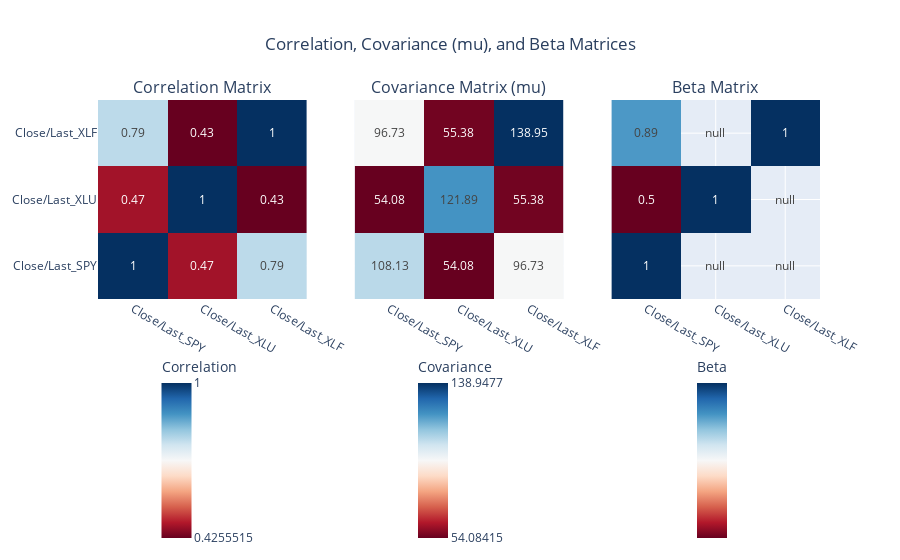

The cell this chart's notebook holds for it:
### Code cell
# Define a conversion factor for covariance (e.g., multiplying by 1e6 for 'mu' units)
covariance_conversion_factor = 1e6  # Adjust this based on what "mu" represents

# Apply conversion factor to covariance matrix
covariance_matrix_mu = covariance_matrix * covariance_conversion_factor

# Store matrices in a dictionary for dynamic plotting
matrices = {
    "Correlation Matrix": correlation_matrix,
    "Covariance Matrix (mu)": covariance_matrix_mu,  # Use converted covariance matrix
    "Beta Matrix": beta_matrix
}

num_matrices = len(matrices)  # Adjust based on how many matrices you have

# Create subplots dynamically
fig = make_subplots(
    rows=1, cols=num_matrices,  
    subplot_titles=list(matrices.keys()),  # Dynamically set titles
    column_widths=[1/num_matrices] * num_matrices,  
    shared_yaxes=True,
    shared_xaxes=True
)

# Adjust x positions for colorbars below each heatmap, adding some spacing
x_positions = np.linspace(0.15, 0.85, num_matrices)  # Spread them evenly from left to right with spacing

# Add each matrix as a heatmap dynamically
for i, (title, matrix) in enumerate(matrices.items(), start=1):
    fig.add_trace(
        go.Heatmap(
            z=matrix.values,
            x=matrix.columns,
            y=matrix.columns,
            colorscale="RdBu",
            colorbar=dict(
                title=title.split()[0],  # Use first word of title (Correlation, Covariance, Beta)
                tickvals=[matrix.values.min(), 0, matrix.values.max()],
                yanchor="top",
                y=-0.25,  # Move colorbar slightly below the heatmap
                x=x_positions[i - 1],  # Align it under each respective heatmap with spacing
                xanchor="center",
                orientation="v"  # Make the colorbar vertical
            ),
            text=matrix.values.round(2),
            texttemplate="%{text}",
            showscale=True,
            hoverinfo="skip"
        ),
        row=1, col=i
    )

# Update layout
fig.update_layout(
    title="Correlation, Covariance (mu), and Beta Matrices",
    height=750,  # Increased height to accommodate vertical legends
    showlegend=False,
    title_x=0.5
)

# Show the interactive heatmap
fig.show()

### Figure 1 — Plotly figure (JSON) as saved in the notebook; plotly's stock layout.template omitted (floating-point values rounded to 4 significant figures)
{"data": [{"colorbar": {"orientation": "v", "tickvals": [0.4256, 0, 1], "title": {"text": "Correlation"}, "x": 0.15, "xanchor": "center", "y": -0.25, "yanchor": "top"}, "colorscale": [[0, "rgb(103,0,31)"], [0.1, "rgb(178,24,43)"], [0.2, "rgb(214,96,77)"], [0.3, "rgb(244,165,130)"], [0.4, "rgb(253,219,199)"], [0.5, "rgb(247,247,247)"], [0.6, "rgb(209,229,240)"], [0.7, "rgb(146,197,222)"], [0.8, "rgb(67,147,195)"], [0.9, "rgb(33,102,172)"], [1, "rgb(5,48,97)"]], "hoverinfo": "skip", "showscale": true, "text": [[1, 0.47, 0.79], [0.47, 1, 0.43], [0.79, 0.43, 1]], "texttemplate": "%{text}", "type": "heatmap", "x": ["Close/Last_SPY", "Close/Last_XLU", "Close/Last_XLF"], "xaxis": "x", "y": ["Close/Last_SPY", "Close/Last_XLU", "Close/Last_XLF"], "yaxis": "y", "z": [[1, 0.4711, 0.7891], [0.4711, 1, 0.4256], [0.7891, 0.4256, 1]]}, {"colorbar": {"orientation": "v", "tickvals": [54.08, 0, 138.9], "title": {"text": "Covariance"}, "x": 0.5, "xanchor": "center", "y": -0.25, "yanchor": "top"}, "colorscale": [[0, "rgb(103,0,31)"], [0.1, "rgb(178,24,43)"], [0.2, "rgb(214,96,77)"], [0.3, "rgb(244,165,130)"], [0.4, "rgb(253,219,199)"], [0.5, "rgb(247,247,247)"], [0.6, "rgb(209,229,240)"], [0.7, "rgb(146,197,222)"], [0.8, "rgb(67,147,195)"], [0.9, "rgb(33,102,172)"], [1, "rgb(5,48,97)"]], "hoverinfo": "skip", "showscale": true, "text": [[108.1, 54.08, 96.73], [54.08, 121.9, 55.38], [96.73, 55.38, 138.9]], "texttemplate": "%{text}", "type": "heatmap", "x": ["Close/Last_SPY", "Close/Last_XLU", "Close/Last_XLF"], "xaxis": "x2", "y": ["Close/Last_SPY", "Close/Last_XLU", "Close/Last_XLF"], "yaxis": "y2", "z": [[108.1, 54.08, 96.73], [54.08, 121.9, 55.38], [96.73, 55.38, 138.9]]}, {"colorbar": {"orientation": "v", "tickvals": [null, 0, null], "title": {"text": "Beta"}, "x": 0.85, "xanchor": "center", "y": -0.25, "yanchor": "top"}, "colorscale": [[0, "rgb(103,0,31)"], [0.1, "rgb(178,24,43)"], [0.2, "rgb(214,96,77)"], [0.3, "rgb(244,165,130)"], [0.4, "rgb(253,219,199)"], [0.5, "rgb(247,247,247)"], [0.6, "rgb(209,229,240)"], [0.7, "rgb(146,197,222)"], [0.8, "rgb(67,147,195)"], [0.9, "rgb(33,102,172)"], [1, "rgb(5,48,97)"]], "hoverinfo": "skip", "showscale": true, "text": [[1, null, null], [0.5, 1, null], [0.89, null, 1]], "texttemplate": "%{text}", "type": "heatmap", "x": ["Close/Last_SPY", "Close/Last_XLU", "Close/Last_XLF"], "xaxis": "x3", "y": ["Close/Last_SPY", "Close/Last_XLU", "Close/Last_XLF"], "yaxis": "y3", "z": [[1, null, null], [0.5002, 1, null], [0.8946, null, 1]]}], "layout": {"annotations": [{"font": {"size": 16}, "showarrow": false, "text": "Correlation Matrix", "x": 0.1444, "xanchor": "center", "xref": "paper", "y": 1, "yanchor": "bottom", "yref": "paper"}, {"font": {"size": 16}, "showarrow": false, "text": "Covariance Matrix (mu)", "x": 0.5, "xanchor": "center", "xref": "paper", "y": 1, "yanchor": "bottom", "yref": "paper"}, {"font": {"size": 16}, "showarrow": false, "text": "Beta Matrix", "x": 0.8556, "xanchor": "center", "xref": "paper", "y": 1, "yanchor": "bottom", "yref": "paper"}], "autosize": true, "showlegend": false, "title": {"text": "Correlation, Covariance (mu), and Beta Matrices", "x": 0.5}, "xaxis": {"anchor": "y", "autorange": true, "domain": [0, 0.2889], "range": [-0.5, 2.5], "type": "category"}, "xaxis2": {"anchor": "y2", "autorange": true, "domain": [0.3556, 0.6444], "range": [-0.5, 2.5], "type": "category"}, "xaxis3": {"anchor": "y3", "autorange": true, "domain": [0.7111, 1.0], "range": [-0.5, 2.5], "type": "category"}, "yaxis": {"anchor": "x", "autorange": true, "domain": [0, 1], "range": [-0.5, 2.5], "type": "category"}, "yaxis2": {"anchor": "x2", "autorange": true, "domain": [0, 1], "matches": "y", "range": [-0.5, 2.5], "showticklabels": false, "type": "category"}, "yaxis3": {"anchor": "x3", "autorange": true, "domain": [0, 1], "matches": "y", "range": [-0.5, 2.5], "showticklabels": false, "type": "category"}}}
